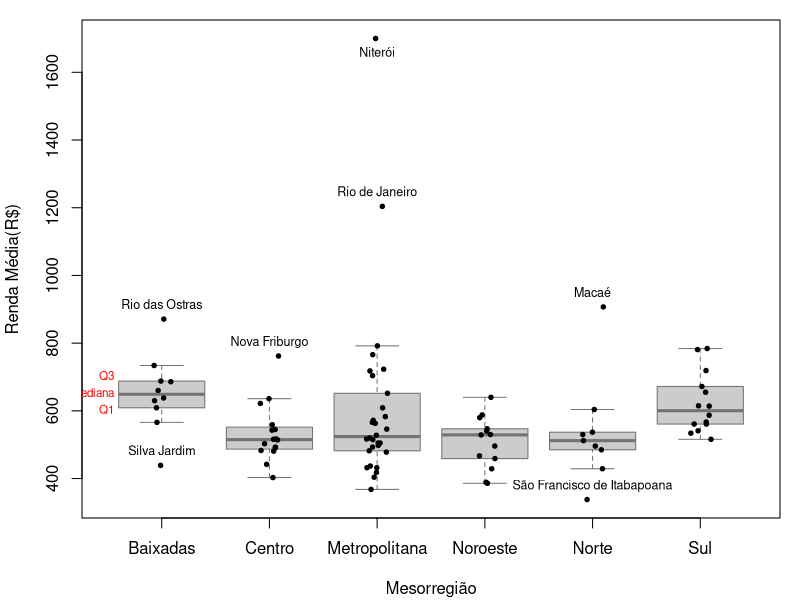
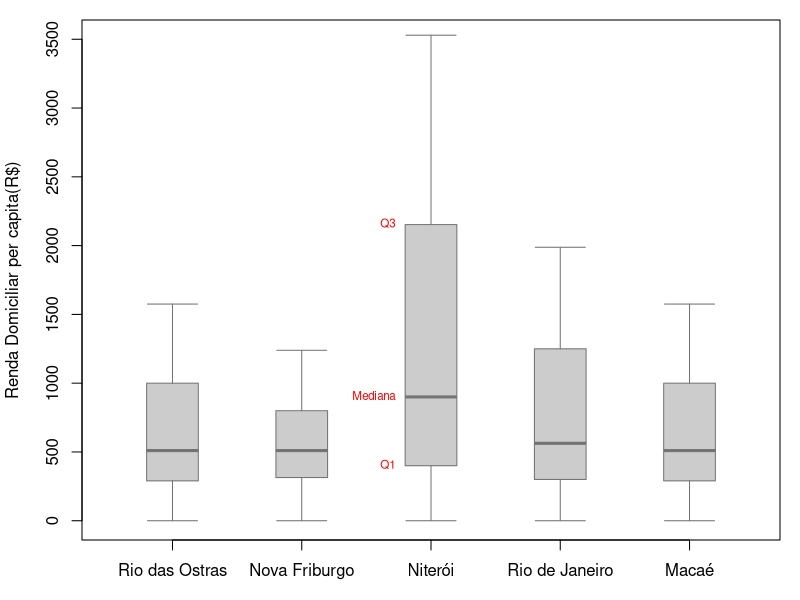
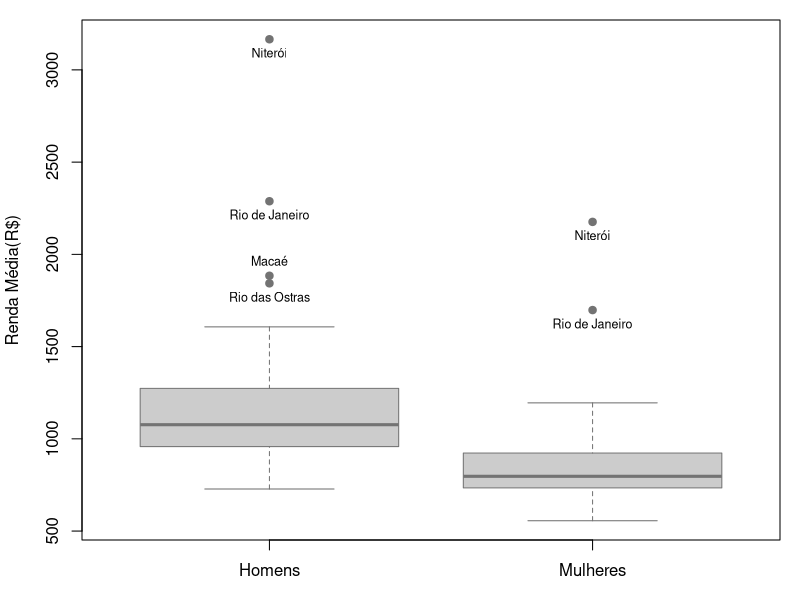
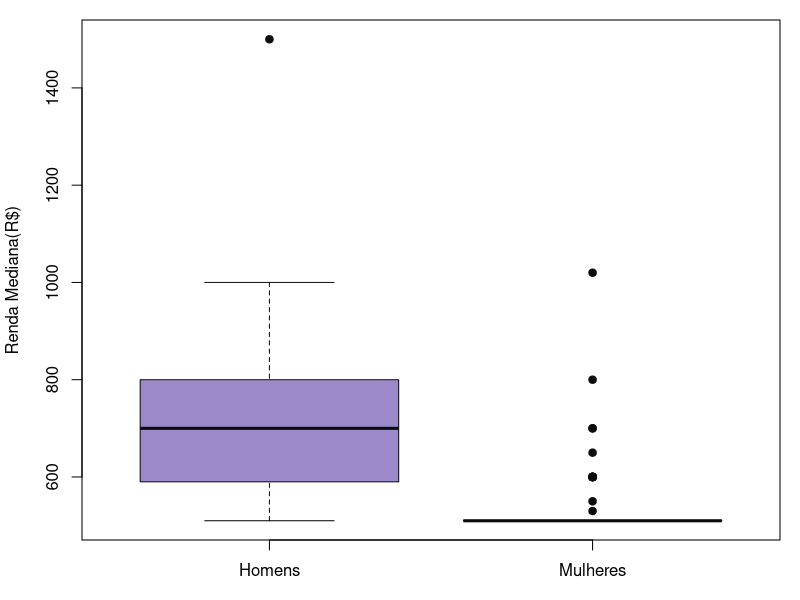
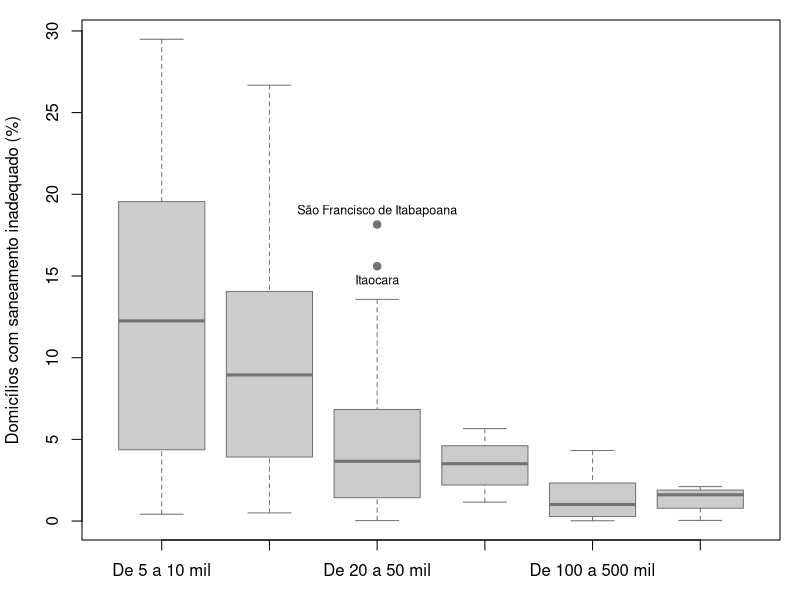

Write the R code that produced these figures, in order.
tabela <- read.csv2("dados/RJ/TabRJ.csv")
niveis <-
  c("Acima de 500 mil", "De 10 a 20 mil", "De 100 a 500 mil", "De 20 a 50 mil", 
    "De 5 a 10 mil", "De 50 a 100 mil")
tabela$Classe <- factor(tabela$Classe,levels=niveis[c(5,2,4,6,3,1)])
tabela$Microrregiao <-as.factor(tabela$Microrregiao)
tabela$Mesorregiao <-as.factor(tabela$Mesorregiao)
levels(tabela$Mesorregiao) <- c('Baixadas', 'Centro', 'Metropolitana', 'Noroeste', 'Norte', 'Sul')
###

op <- par(no.readonly=T)
par(mar = c(4.1, 4.1, 1, 1))
bxp<-boxplot(ValMedio ~ Mesorregiao, data=tabela, ylim= c(338,1700),col="gray80",
        ylab="Renda Média(R$)",xlab="Mesorregião",outline=F,border='grey45')
stripchart(ValMedio ~ Mesorregiao,data=tabela,add=T,pch=19,
           cex=.6,vertical=T,method="jitter")
#title(main="Boxplot da renda média domiciliar per capita\ndos municípios fluminenses, por mesorregião")
fora <- numeric(7)
for(i in 1:7) fora[i] <- which(tabela$ValMedio == bxp$out[i])

text(x= c(1,1,2,3,3,5,5),y=tabela$ValMedio[fora],labels=tabela$Municipio[fora],
     cex= .75,pos=c(3,3,3,1,3,3,3))
text(x=0.65,y=c(700,649,600),labels=c("Q3","Mediana","Q1"),col="red",pos=2,cex=0.7)

#Selecionando Rio das ostras,Nova Friburgo, Rio de Janeiro, Niterói e Macaé:
sel <- fora[c(1,3,4,5,6)]
IIQ <- tabela$Q3[sel] - tabela$Q2[sel]
maxi<-tabela$Mediana[sel]+IIQ*1.5
lar <- 0.2
#BOXPLOTS MANUAIS
par(mar = c(3, 4.1, 1, 1))
plot(0, ylim = c(0, 3500), xlim = c(0.5, 5.5),type="n",xaxt="n",
     ylab="Renda Domiciliar per capita(R$)",xlab="")
rect(xleft=1:5-lar,ybottom=tabela$Q2[sel],xright=1:5+lar,ytop=tabela$Q3[sel],
     col="gray80",border="grey45")
segments(1:5-lar,tabela$Mediana[sel],1:5+lar,col="grey45",lwd=3,lend=1)
arrows(1:5,y0=tabela$Q3[sel],y1=maxi,col="grey45",angle=90)
arrows(1:5,y0=tabela$Q2[sel],y1=0,col="grey45",angle=90)
axis(1,labels = tabela$Municipio[sel],at=1:5)
text(x=2.8,y=c(tabela$Q3[sel[3]],tabela$Mediana[sel[3]],tabela$Q2[sel[3]]),
     labels=c("Q3","Mediana","Q1"),col="red",pos=2,cex=0.7)
#text()

###

bxp<-boxplot(list(Homens=tabela$MediaHomens, Mulheres=tabela$MediaMulheres),
             pch=19,ylab="Renda Média(R$)",xlab="",col="grey80",border="gray45") #c("#9B89C9","#C98C9E")
fora <- numeric(4)
for(i in 1:4) fora[i] <- which(tabela$MediaHomens == bxp$out[i])
fora <- append(fora,which(tabela$MediaMulheres == bxp$out[5]))
fora <- append(fora,which(tabela$MediaMulheres == bxp$out[6]))
text(x= 1,y=tabela$MediaHomens[fora[1:4]],labels=tabela$Municipio[fora[1:4]],
     cex= .75,pos=c(3,1,1,1))
text(x= 2,y=tabela$MediaMulheres[fora[5:6]],labels=tabela$Municipio[fora[5:6]],
     cex= .75,pos=1)

boxplot(list(Homens=tabela$MedianaHomens, Mulheres=tabela$MedianaMulheres),
             pch=19,ylab="Renda Mediana(R$)",xlab="",col=c("#9B89C9","#C98C9E"),border="gray5")

# boxplot classe

bxp<- boxplot(Inadequado ~ Classe,data=tabela,xlab="Número de habitantes",pch=19,
        ylab="",col="grey80",border="gray45")
title(ylab="Domicílios com saneamento inadequado (%)",cex.lab=1)
fora <- numeric(2)
for(i in 1:2) fora[i] <- which(tabela$Inadequado == bxp$out[i])
text(x=3, y=bxp$out, labels=tabela$Municipio[fora],cex= .75,pos=c(1,3))
